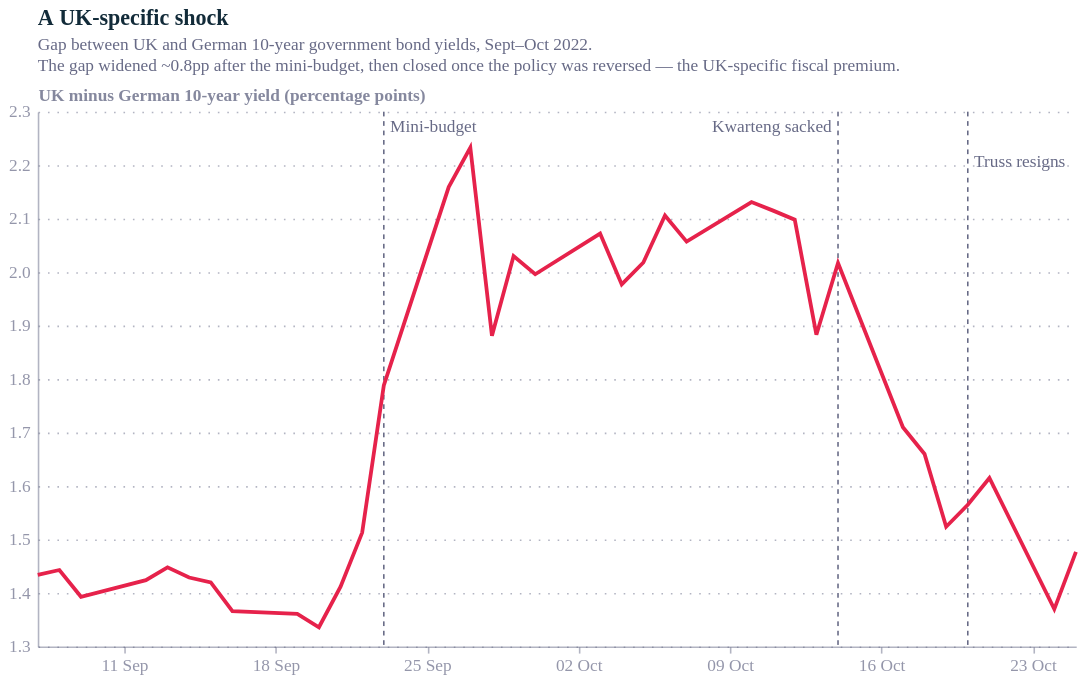

Here is the notebook cell this chart was saved with:
### Code cell
import pandas as pd
import altair as alt
from ecostyles import EcoStyles

styles = EcoStyles(); styles.register_and_enable_theme()

uk = {"06/09/2022":3.084,"07/09/2022":3.009,"08/09/2022":3.155,"09/09/2022":3.093,"12/09/2022":3.069,"13/09/2022":3.172,"14/09/2022":3.127,"15/09/2022":3.161,"16/09/2022":3.131,"19/09/2022":3.152,"20/09/2022":3.275,"21/09/2022":3.304,"22/09/2022":3.491,"23/09/2022":3.819,"26/09/2022":4.251,"27/09/2022":4.485,"28/09/2022":4.036,"29/09/2022":4.238,"30/09/2022":4.105,"03/10/2022":3.966,"04/10/2022":3.859,"05/10/2022":4.035,"06/10/2022":4.192,"07/10/2022":4.254,"10/10/2022":4.458,"11/10/2022":4.423,"12/10/2022":4.444,"13/10/2022":4.183,"14/10/2022":4.378,"17/10/2022":3.981,"18/10/2022":3.938,"19/10/2022":3.893,"20/10/2022":3.959,"21/10/2022":4.052,"24/10/2022":3.714,"25/10/2022":3.647}
de = {"07/09/2022":1.575,"08/09/2022":1.712,"09/09/2022":1.7,"12/09/2022":1.645,"13/09/2022":1.724,"14/09/2022":1.698,"15/09/2022":1.741,"16/09/2022":1.765,"19/09/2022":1.791,"20/09/2022":1.939,"21/09/2022":1.892,"22/09/2022":1.978,"23/09/2022":2.031,"26/09/2022":2.092,"27/09/2022":2.252,"28/09/2022":2.155,"29/09/2022":2.208,"30/09/2022":2.109,"03/10/2022":1.894,"04/10/2022":1.882,"05/10/2022":2.017,"06/10/2022":2.086,"07/10/2022":2.197,"10/10/2022":2.327,"11/10/2022":2.308,"12/10/2022":2.346,"13/10/2022":2.3,"14/10/2022":2.361,"17/10/2022":2.271,"18/10/2022":2.278,"19/10/2022":2.369,"20/10/2022":2.394,"21/10/2022":2.437,"24/10/2022":2.344,"25/10/2022":2.17}

u = pd.Series(uk); d = pd.Series(de)
df = pd.DataFrame({"spread": (u - d).dropna()})
df.index = pd.to_datetime(df.index, dayfirst=True)
df = df.sort_index().reset_index().rename(columns={"index":"date"})
df["series"] = "x"

INK, GREY = "#122b39", "#676A86"

line = alt.Chart(df).mark_line(strokeWidth=2.4, color="#E6224B").encode(
    x=alt.X("date:T", axis=alt.Axis(format="%d %b", tickCount=7), title=None),
    y=alt.Y("spread:Q", title="UK minus German 10-year yield (percentage points)",
            scale=alt.Scale(zero=False)))

events = pd.DataFrame([
    ("2022-09-23", "Mini-budget"),
    ("2022-10-14", "Kwarteng sacked"),
    ("2022-10-20", "Truss resigns"),
], columns=["date", "label"])
events["date"] = pd.to_datetime(events["date"])
rules = alt.Chart(events).mark_rule(color=GREY, strokeDash=[3,3], strokeWidth=1).encode(x="date:T")

def evt_label(date, align, dx, ypix):
    dd = events[events["date"] == pd.to_datetime(date)]
    return alt.Chart(dd).mark_text(color=GREY, align=align, dx=dx, dy=10, fontSize=11).encode(
        x="date:T", y=alt.value(ypix), text="label:N")
labs = (evt_label("2022-09-23","left",4,0)
      + evt_label("2022-10-14","right",-4,0)
      + evt_label("2022-10-20","left",4,22))

caption = alt.Title(
    text="A UK-specific shock",
    subtitle=[
        "Gap between UK and German 10-year government bond yields, Sept–Oct 2022.",
        "The gap widened ~0.8pp after the mini-budget, then closed once the policy was reversed — the UK-specific fiscal premium.",
    ],
    anchor="start", fontSize=14, subtitleFontSize=11,
    color=INK, subtitleColor=GREY, dy=-4)

chart = (rules + line + labs).properties(width=660, height=340, title=caption)
chart = chart.configure(background="white", font="Circular Std").configure_view(
    fill="transparent", stroke="transparent")

styles.save(chart, path=".", name="uk_germany_spread", svg=True)
chart.save("uk_germany_spread.png", scale_factor=2.0)
chart

### Figure 1 — Vega-Lite specification as saved in the notebook (floating-point values rounded to 4 significant figures)
{"config": {"font": "Circular Std", "text": {"color": "#676A86", "align": "left", "baseline": "middle", "dx": 7, "dy": 0, "fontSize": 11}, "view": {"stroke": "transparent", "continuousWidth": 400, "continuousHeight": 300, "discreteWidth": 400, "discreteHeight": 300, "fill": "transparent"}, "range": {"category": ["#36B7B4", "#E6224B", "#F4C245", "#0063AF", "#00A767", "#179FDB", "#EB5C2E"], "diverging": ["#E6224B", "#E54753", "#C9C9C9", "#179FDB", "#122B39"], "heatmap": ["#C9C9C9", "#179FDB", "#0063AF", "#122B39"], "ordinal": ["#00A767", "#36B7B4", "#179FDB", "#0063AF", "#243B5A"]}, "bar": {"color": "#179fdb"}, "line": {"color": "#e6224b"}, "rule": {"color": "#676A86"}, "area": {"opacity": 0.3}, "point": {"filled": true, "size": 80, "color": "#e6224b", "opacity": 0.95}, "geoshape": {"stroke": "white", "strokeWidth": 0.3}, "rect": {"fill": "#d6d4d4", "opacity": 0.3}, "axis": {"labelColor": "#676A86", "labelFontSize": 11, "labelFont": "Circular Std", "labelOpacity": 0.7, "tickColor": "#676A86", "tickOpacity": 0.5, "domainColor": "#676A86", "domainOpacity": 0.5, "gridColor": "#676A86", "gridDash": [2, 2], "gridOpacity": 0.5, "title": null, "titleColor": "#676A86", "titleOpacity": 0.8, "tickSize": 4}, "axisXDiscrete": {"grid": false, "labelAngle": 0, "tickCount": 10, "tickOpacity": 0.5, "title": null}, "axisYDiscrete": {"ticks": false, "labelPadding": 5}, "axisXTemporal": {"grid": false, "ticks": true}, "axisXQuantitative": {"grid": true}, "axisYQuantitative": {"gridColor": "#676A86", "gridDash": [1, 5], "gridOpacity": 0.5, "ticks": false, "labelPadding": 5, "tickCount": 8, "titleAngle": 0, "titleAlign": "left", "titleBaseline": "bottom", "titleX": 0, "titleY": -5}, "title": {"color": "#676A86E6", "subtitleColor": "#676A86", "font": "Circular Std", "subtitleFont": "Circular Std", "anchor": "start", "fontSize": 14, "subtitleFontSize": 12, "subtitlePadding": 4, "offset": 0, "frame": "group"}, "legend": {"titleColor": "#122b39", "title": null, "labelColor": "#122b39", "labelFontSize": 11}, "background": "white"}, "layer": [{"data": {"name": "data-c094a2950ba6d246b458d24f90e53adb"}, "mark": {"type": "rule", "color": "#676A86", "strokeDash": [3, 3], "strokeWidth": 1}, "encoding": {"x": {"field": "date", "type": "temporal"}}}, {"data": {"name": "data-2f022afdc88609502714503cde609f5a"}, "mark": {"type": "line", "color": "#E6224B", "strokeWidth": 2.4}, "encoding": {"x": {"axis": {"format": "%d %b", "tickCount": 7}, "field": "date", "title": null, "type": "temporal"}, "y": {"field": "spread", "scale": {"zero": false}, "title": "UK minus German 10-year yield (percentage points)", "type": "quantitative"}}}, {"layer": [{"data": {"name": "data-7ab6011458b2d8bc3f042de98afb4a68"}, "mark": {"type": "text", "align": "left", "color": "#676A86", "dx": 4, "dy": 10, "fontSize": 11}, "encoding": {"text": {"field": "label", "type": "nominal"}, "x": {"field": "date", "type": "temporal"}, "y": {"value": 0}}}, {"data": {"name": "data-86f7e15a8ac79af964d8a002476e7cd3"}, "mark": {"type": "text", "align": "right", "color": "#676A86", "dx": -4, "dy": 10, "fontSize": 11}, "encoding": {"text": {"field": "label", "type": "nominal"}, "x": {"field": "date", "type": "temporal"}, "y": {"value": 0}}}, {"data": {"name": "data-d3f3fd57239908af429b95a2ea1605d2"}, "mark": {"type": "text", "align": "left", "color": "#676A86", "dx": 4, "dy": 10, "fontSize": 11}, "encoding": {"text": {"field": "label", "type": "nominal"}, "x": {"field": "date", "type": "temporal"}, "y": {"value": 22}}}]}], "height": 340, "title": {"text": "A UK-specific shock", "anchor": "start", "color": "#122b39", "dy": -4, "fontSize": 14, "subtitle": ["Gap between UK and German 10-year government bond yields, Sept–Oct 2022.", "The gap widened ~0.8pp after the mini-budget, then closed once the policy was reversed — the UK-specific fiscal premium."], "subtitleColor": "#676A86", "subtitleFontSize": 11}, "width": 660, "$schema": "https://vega.github.io/schema/vega-lite/v6.4.1.json", "datasets": {"data-c094a2950ba6d246b458d24f90e53adb": [{"date": "2022-09-23T00:00:00", "label": "Mini-budget"}, {"date": "2022-10-14T00:00:00", "label": "Kwarteng sacked"}, {"date": "2022-10-20T00:00:00", "label": "Truss resigns"}], "data-2f022afdc88609502714503cde609f5a": [{"date": "2022-09-07T00:00:00", "spread": 1.434, "series": "x"}, {"date": "2022-09-08T00:00:00", "spread": 1.443, "series": "x"}, {"date": "2022-09-09T00:00:00", "spread": 1.393, "series": "x"}, {"date": "2022-09-12T00:00:00", "spread": 1.424, "series": "x"}, {"date": "2022-09-13T00:00:00", "spread": 1.448, "series": "x"}, {"date": "2022-09-14T00:00:00", "spread": 1.429, "series": "x"}, {"date": "2022-09-15T00:00:00", "spread": 1.42, "series": "x"}, {"date": "2022-09-16T00:00:00", "spread": 1.366, "series": "x"}, {"date": "2022-09-19T00:00:00", "spread": 1.361, "series": "x"}, {"date": "2022-09-20T00:00:00", "spread": 1.336, "series": "x"}, {"date": "2022-09-21T00:00:00", "spread": 1.412, "series": "x"}, {"date": "2022-09-22T00:00:00", "spread": 1.513, "series": "x"}, {"date": "2022-09-23T00:00:00", "spread": 1.788, "series": "x"}, {"date": "2022-09-26T00:00:00", "spread": 2.159, "series": "x"}, {"date": "2022-09-27T00:00:00", "spread": 2.233, "series": "x"}, {"date": "2022-09-28T00:00:00", "spread": 1.881, "series": "x"}, {"date": "2022-09-29T00:00:00", "spread": 2.03, "series": "x"}, {"date": "2022-09-30T00:00:00", "spread": 1.996, "series": "x"}, {"date": "2022-10-03T00:00:00", "spread": 2.072, "series": "x"}, {"date": "2022-10-04T00:00:00", "spread": 1.977, "series": "x"}, {"date": "2022-10-05T00:00:00", "spread": 2.018, "series": "x"}, {"date": "2022-10-06T00:00:00", "spread": 2.106, "series": "x"}, {"date": "2022-10-07T00:00:00", "spread": 2.057, "series": "x"}, {"date": "2022-10-10T00:00:00", "spread": 2.131, "series": "x"}, {"date": "2022-10-11T00:00:00", "spread": 2.115, "series": "x"}, {"date": "2022-10-12T00:00:00", "spread": 2.098, "series": "x"}, {"date": "2022-10-13T00:00:00", "spread": 1.883, "series": "x"}, {"date": "2022-10-14T00:00:00", "spread": 2.017, "series": "x"}, {"date": "2022-10-17T00:00:00", "spread": 1.71, "series": "x"}, {"date": "2022-10-18T00:00:00", "spread": 1.66, "series": "x"}, {"date": "2022-10-19T00:00:00", "spread": 1.524, "series": "x"}, {"date": "2022-10-20T00:00:00", "spread": 1.565, "series": "x"}, {"date": "2022-10-21T00:00:00", "spread": 1.615, "series": "x"}, {"date": "2022-10-24T00:00:00", "spread": 1.37, "series": "x"}, {"date": "2022-10-25T00:00:00", "spread": 1.477, "series": "x"}], "data-7ab6011458b2d8bc3f042de98afb4a68": [{"date": "2022-09-23T00:00:00", "label": "Mini-budget"}], "data-86f7e15a8ac79af964d8a002476e7cd3": [{"date": "2022-10-14T00:00:00", "label": "Kwarteng sacked"}], "data-d3f3fd57239908af429b95a2ea1605d2": [{"date": "2022-10-20T00:00:00", "label": "Truss resigns"}]}}
